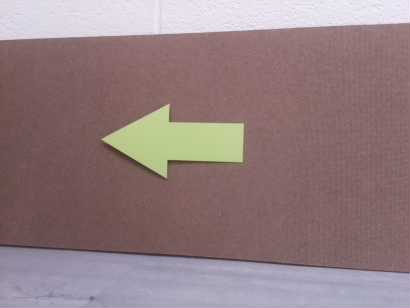
#> input picture lab6-re/data/2025F_imgs/002.png, 410 x 308 px
$ python -i utils.py   (imports and definitions only)
#> lines starting #> are read from the running program, lines starting #| are printed output that depends on the picture; after the words box and inside, x2 and y2 are one past the last pixel; in counts of white or black regions, pixels touching at a corner belong together
#> further down, picture is the input picture: shape (308, 410, 3); mean B, G, R 128.2, 125.3, 146.9
import cv2
import numpy as np
from skimage.feature import hog

# --- Configuration ---
# Standard size for resized crops
IMG_SIZE = (128, 128)


# --- Cropping Function ---
def crop_sign(image):
    """Finds the largest sign-like object, crops, and resizes it.

    Returns a resized image (IMG_SIZE) or None if no sign found.
    """
    hsv = cv2.cvtColor(image, cv2.COLOR_BGR2HSV)
#> hsv: shape (308, 410, 3); mean H, S, V 128.8, 51.5, 150.6

    # HSV ranges for candidate sign colors
    lower_red1 = np.array([0, 50, 50])
    upper_red1 = np.array([10, 255, 255])
    lower_red2 = np.array([170, 50, 50])
    upper_red2 = np.array([180, 255, 255])
    lower_blue = np.array([90, 100, 40])
    upper_blue = np.array([130, 255, 255])
    lower_green_yellow = np.array([20, 40, 50])
    upper_green_yellow = np.array([100, 255, 255])
    lower_brown = np.array([10, 30, 30])
    upper_brown = np.array([30, 255, 220])
    lower_orange = np.array([11, 50, 50])
    upper_orange = np.array([25, 255, 255])

    mask_r1 = cv2.inRange(hsv, lower_red1, upper_red1)
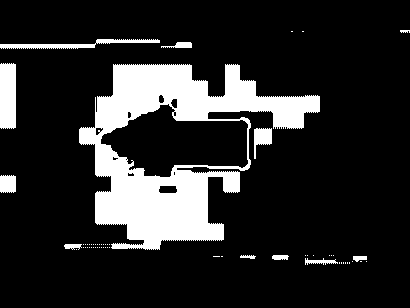
#> mask_r1: shape (308, 410); 16.3% white; 60 white regions (48 under 20 px), largest, box (x1, y1, x2, y2) and area: (79, 64, 320, 250) 17654, (0, 63, 16, 129) 1038, (0, 39, 160, 49) 659
    mask_r2 = cv2.inRange(hsv, lower_red2, upper_red2)
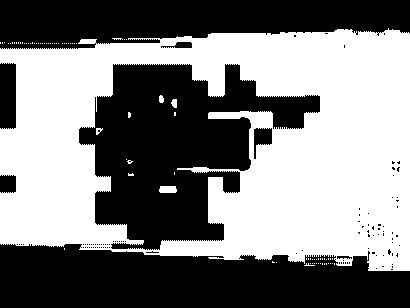
#> mask_r2: shape (308, 410); 50% white; 82 white regions (77 under 20 px), largest, box (x1, y1, x2, y2) and area: (0, 28, 410, 271) 62702, (159, 186, 177, 193) 118, (171, 99, 177, 108) 43, (159, 95, 164, 103) 33, (96, 128, 103, 135) 29
    mask_b = cv2.inRange(hsv, lower_blue, upper_blue)
#> mask_b: shape (308, 410); every value is 0
    mask_gy = cv2.inRange(hsv, lower_green_yellow, upper_green_yellow)
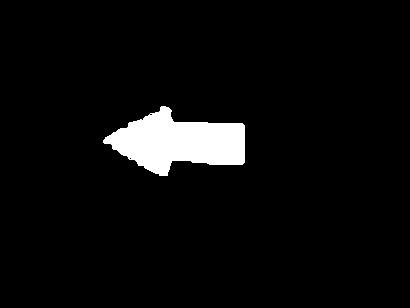
#> mask_gy: shape (308, 410); 4.6% white; 1 white region, box (x1, y1, x2, y2) and area: (103, 106, 245, 176) 5824
    mask_br = cv2.inRange(hsv, lower_brown, upper_brown)
#> mask_br: shape (308, 410); 1.3% white; 2 white regions (1 under 20 px), largest, box (x1, y1, x2, y2) and area: (101, 104, 248, 180) 1677
    mask_or = cv2.inRange(hsv, lower_orange, upper_orange)
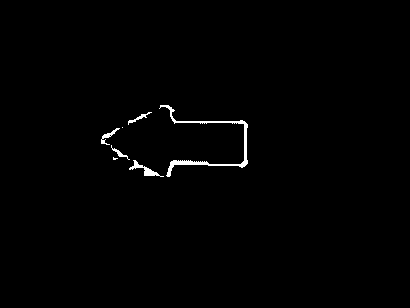
#> mask_or: shape (308, 410); 0.82% white; 7 white regions (2 under 20 px), largest, box (x1, y1, x2, y2) and area: (159, 105, 248, 177) 654, (129, 160, 164, 177) 156, (101, 128, 120, 145) 87, (128, 112, 152, 125) 67, (111, 145, 130, 160) 57

    combined_sign_mask = mask_r1 | mask_r2 | mask_b | mask_gy | mask_br | mask_or
#> combined_sign_mask: shape (308, 410); 71.4% white; 75 black regions (71 under 20 px), largest, box (x1, y1, x2, y2) and area: (0, 244, 410, 308) 20949, (0, 0, 410, 44) 14809, (305, 255, 336, 260) 86, (337, 256, 352, 259) 33

    kernel = cv2.getStructuringElement(cv2.MORPH_ELLIPSE, (5, 5))
    combined_sign_mask = cv2.morphologyEx(combined_sign_mask, cv2.MORPH_CLOSE, kernel)
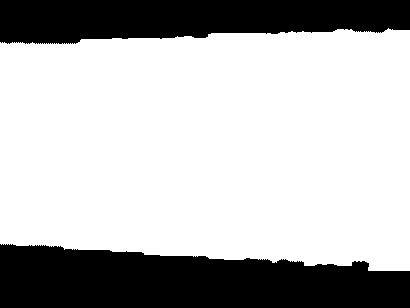
#> combined_sign_mask: shape (308, 410); 71.8% white; 2 black regions, box (x1, y1, x2, y2) and area: (0, 244, 410, 308) 20870, (0, 0, 410, 44) 14766
    combined_sign_mask = cv2.morphologyEx(combined_sign_mask, cv2.MORPH_OPEN, kernel)
#> combined_sign_mask: shape (308, 410); 71.8% white; 2 black regions

    MIN_CONTOUR_AREA = 0
    all_sign_contours, _ = cv2.findContours(combined_sign_mask, cv2.RETR_EXTERNAL, cv2.CHAIN_APPROX_SIMPLE)
#> all_sign_contours = 1 contour; box (x1, y1, x2, y2) and area: (0, 29, 410, 271) 89989
    sign_contours = [c for c in all_sign_contours if cv2.contourArea(c) > MIN_CONTOUR_AREA]
#> sign_contours has the same summary as all_sign_contours

    if not sign_contours:
        return None

    largest_contour = max(sign_contours, key=cv2.contourArea)
#> largest_contour = contour of 374 points, box (x1, y1, x2, y2) (0, 29, 410, 271), area 89989
    x, y, w, h = cv2.boundingRect(largest_contour)
#> x = 0; y = 29; w = 410; h = 242
    pad_w = int(w * 0.10)
#> pad_w = 41
    pad_h = int(h * 0.10)
#> pad_h = 24
    y1 = max(0, y - pad_h)
#> y1 = 5
    y2 = min(image.shape[0], y + h + pad_h)
#> y2 = 295
    x1 = max(0, x - pad_w)
#> x1 = 0
    x2 = min(image.shape[1], x + w + pad_w)
#> x2 = 410
    cropped_image = image[y1:y2, x1:x2]
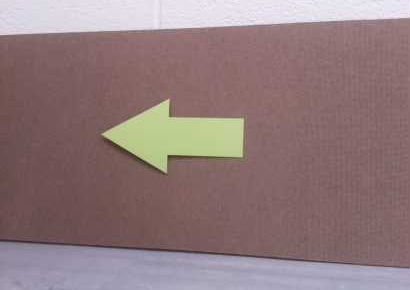
#> cropped_image: shape (290, 410, 3); mean B, G, R 123.8, 121.9, 144.5
    if cropped_image.size == 0:
        return None
    return cv2.resize(cropped_image, IMG_SIZE)
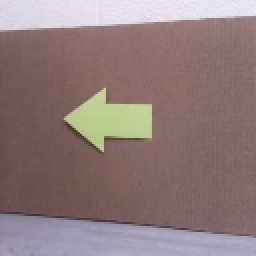
#> returned value: shape (128, 128, 3) (shown 2 times larger); mean of channels 0, 1, 2 123.7, 121.8, 144.4; drawn as B, G, R


# --- Feature Extraction ---
def extract_features(cropped_image):
    """Return a 1D numpy feature vector for a cropped image.
    Uses HOG, color histograms, edge density, and Hu moments.
    """
    gray_image = cv2.cvtColor(cropped_image, cv2.COLOR_BGR2GRAY)
    gray_image = cv2.equalizeHist(gray_image)

    hog_features = hog(gray_image,
                       orientations=9,
                       pixels_per_cell=(16, 16),
                       cells_per_block=(2, 2),
                       visualize=False,
                       feature_vector=True)

    hsv = cv2.cvtColor(cropped_image, cv2.COLOR_BGR2HSV)
    hist_h = cv2.calcHist([hsv], [0], None, [16], [0, 180])
    hist_s = cv2.calcHist([hsv], [1], None, [12], [0, 256])
    hist_v = cv2.calcHist([hsv], [2], None, [12], [0, 256])
    cv2.normalize(hist_h, hist_h)
    cv2.normalize(hist_s, hist_s)
    cv2.normalize(hist_v, hist_v)
    color_features = np.hstack([hist_h.flatten(), hist_s.flatten(), hist_v.flatten()])

    edges = cv2.Canny(gray_image, 50, 150)
    edge_density = np.sum(edges > 0) / (edges.shape[0] * edges.shape[1])

    moments = cv2.moments(edges)
    hu_moments = cv2.HuMoments(moments).flatten()

    return np.hstack([hog_features, color_features, [edge_density], hu_moments])

>>> import cv2
>>> picture = cv2.imread('../../../lab6-re/data/2025F_imgs/002.png')
>>> result = crop_sign(picture)

$ run again, on lab6-re/data/2025F_imgs/003.png
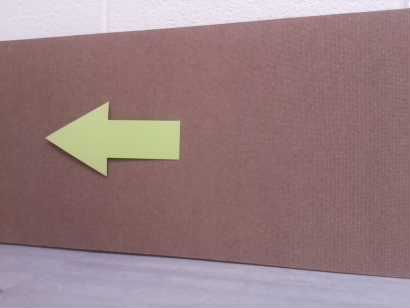
#> input picture lab6-re/data/2025F_imgs/003.png, 410 x 308 px
#> picture is the input picture: shape (308, 410, 3); mean B, G, R 129.1, 126, 151.8
#> hsv: shape (308, 410, 3); mean H, S, V 121.9, 54.7, 154.6
#> in crop_sign, `mask_r1 = cv2.inRange(hsv, lower_red1, upper_red1)`:
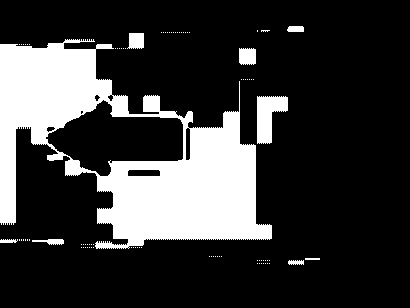
#> mask_r1: shape (308, 410); 21.8% white; 92 white regions (83 under 20 px), largest, box (x1, y1, x2, y2) and area: (0, 39, 272, 249) 25656, (257, 96, 288, 144) 944, (239, 48, 256, 65) 269
#> mask_r2: shape (308, 410); 48.5% white; 10 white regions (6 under 20 px), largest, box (x1, y1, x2, y2) and area: (0, 13, 410, 274) 60745, (16, 38, 65, 48) 234, (128, 170, 160, 176) 190, (47, 127, 55, 132) 27
#> mask_b: shape (308, 410); every value is 0
#> mask_gy: shape (308, 410); 4.2% white; 1 white region, box (x1, y1, x2, y2) and area: (49, 105, 181, 175) 5322
#> mask_br: shape (308, 410); 1.3% white; 3 white regions (2 under 20 px), largest, box (x1, y1, x2, y2) and area: (48, 100, 184, 176) 1598
#> mask_or: shape (308, 410); 0.77% white; 7 white regions (2 under 20 px), largest, box (x1, y1, x2, y2) and area: (96, 100, 183, 160) 513, (48, 128, 106, 176) 279, (111, 160, 178, 161) 67, (64, 118, 78, 128) 47, (106, 160, 111, 176) 46
#> all_sign_contours = 1 contour; box (x1, y1, x2, y2) and area: (0, 13, 410, 274) 94306
#> sign_contours has the same summary as all_sign_contours
#> largest_contour = contour of 273 points, box (x1, y1, x2, y2) (0, 13, 410, 274), area 94306
#> x = 0; y = 13; w = 410; h = 261
#> pad_w = 41
#> pad_h = 26
#> y1 = 0
#> y2 = 300
#> x1 = 0
#> x2 = 410
#> in crop_sign, `return cv2.resize(cropped_image, IMG_SIZE)`:
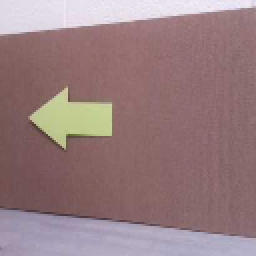
#> returned value: shape (128, 128, 3) (shown 2 times larger); mean of channels 0, 1, 2 127.4, 124.8, 151.1; drawn as B, G, R

$ run again, on lab6-re/data/2025F_imgs/005.png
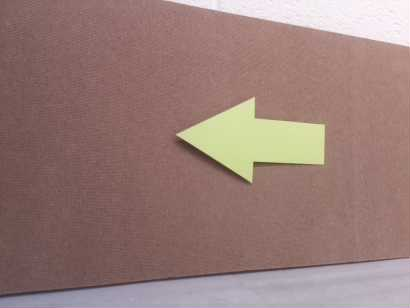
#> input picture lab6-re/data/2025F_imgs/005.png, 410 x 308 px
#> picture is the input picture: shape (308, 410, 3); mean B, G, R 120, 124.8, 152.3
#> hsv: shape (308, 410, 3); mean H, S, V 32, 60.8, 153.4
#> in crop_sign, `mask_r1 = cv2.inRange(hsv, lower_red1, upper_red1)`:
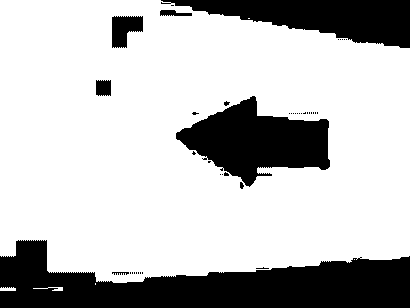
#> mask_r1: shape (308, 410); 74.7% white; 43 black regions (35 under 20 px), largest, box (x1, y1, x2, y2) and area: (0, 240, 410, 308) 16454, (176, 96, 330, 187) 7651, (161, 0, 410, 48) 6556
#> mask_r2: shape (308, 410); 3.5% white; 38 white regions (28 under 20 px), largest, box (x1, y1, x2, y2) and area: (0, 240, 145, 293) 2919, (112, 16, 143, 48) 707, (96, 80, 111, 96) 225
#> mask_b: shape (308, 410); every value is 0
#> mask_gy: shape (308, 410); 5.3% white; 1 white region, box (x1, y1, x2, y2) and area: (179, 101, 327, 184) 6706
#> mask_br: shape (308, 410); 1.7% white; 19 white regions (15 under 20 px), largest, box (x1, y1, x2, y2) and area: (176, 96, 331, 187) 1923, (289, 112, 319, 115) 67, (257, 122, 284, 125) 28, (192, 112, 202, 115) 25
#> mask_or: shape (308, 410); 1.2% white; 19 white regions (17 under 20 px), largest, box (x1, y1, x2, y2) and area: (176, 96, 330, 187) 1331, (191, 112, 222, 129) 100
#> all_sign_contours = 1 contour; box (x1, y1, x2, y2) and area: (0, 0, 410, 293) 106064
#> sign_contours has the same summary as all_sign_contours
#> largest_contour = contour of 250 points, box (x1, y1, x2, y2) (0, 0, 410, 293), area 106064
#> x = 0; w = 410; h = 293
#> pad_w = 41
#> pad_h = 29
#> y1 = 0
#> y2 = 308
#> x1 = 0
#> x2 = 410
#> in crop_sign, `return cv2.resize(cropped_image, IMG_SIZE)`:
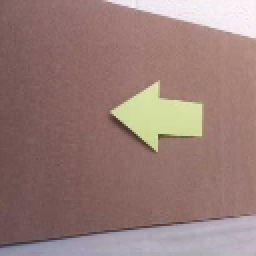
#> returned value: shape (128, 128, 3) (shown 2 times larger); mean of channels 0, 1, 2 119.9, 124.7, 152.2; drawn as B, G, R

$ run again, on lab6-re/data/2025F_imgs/007.png
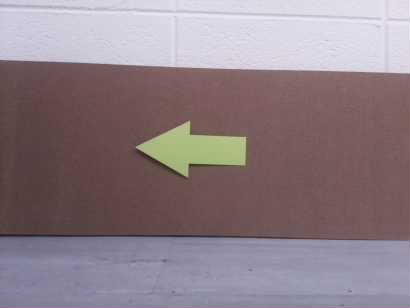
#> input picture lab6-re/data/2025F_imgs/007.png, 410 x 308 px
#> picture is the input picture: shape (308, 410, 3); mean B, G, R 133.9, 126.7, 141.7
#> hsv: shape (308, 410, 3); mean H, S, V 131.3, 46.6, 148.6
#> mask_r1: shape (308, 410); 10.3% white; 90 white regions (83 under 20 px), largest, box (x1, y1, x2, y2) and area: (0, 80, 112, 225) 7321, (134, 95, 254, 193) 2799, (0, 224, 288, 234) 1586
#> mask_r2: shape (308, 410); 39.8% white; 47 white regions (38 under 20 px), largest, box (x1, y1, x2, y2) and area: (0, 63, 410, 240) 47590, (14, 207, 81, 227) 1105, (16, 143, 49, 177) 826
#> mask_b: shape (308, 410); every value is 0
#> mask_gy: shape (308, 410); 2.8% white; 1 white region, box (x1, y1, x2, y2) and area: (138, 123, 249, 176) 3515
#> mask_br: shape (308, 410); 0.9% white; 2 white regions (1 under 20 px), largest, box (x1, y1, x2, y2) and area: (136, 121, 251, 177) 1124
#> mask_or: shape (308, 410); 0.58% white; 7 white regions (5 under 20 px), largest, box (x1, y1, x2, y2) and area: (144, 121, 251, 177) 674, (138, 150, 152, 160) 37
#> all_sign_contours = 1 contour; box (x1, y1, x2, y2) and area: (0, 63, 410, 240) 67016
#> sign_contours has the same summary as all_sign_contours
#> largest_contour = contour of 178 points, box (x1, y1, x2, y2) (0, 63, 410, 240), area 67016
#> x = 0; y = 63; w = 410; h = 177
#> pad_w = 41
#> pad_h = 17
#> y1 = 46
#> y2 = 257
#> x1 = 0
#> x2 = 410
#> in crop_sign, `return cv2.resize(cropped_image, IMG_SIZE)`:
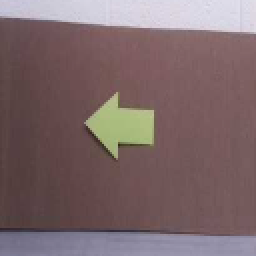
#> returned value: shape (128, 128, 3) (shown 2 times larger); mean of channels 0, 1, 2 106.1, 104, 124.5; drawn as B, G, R
